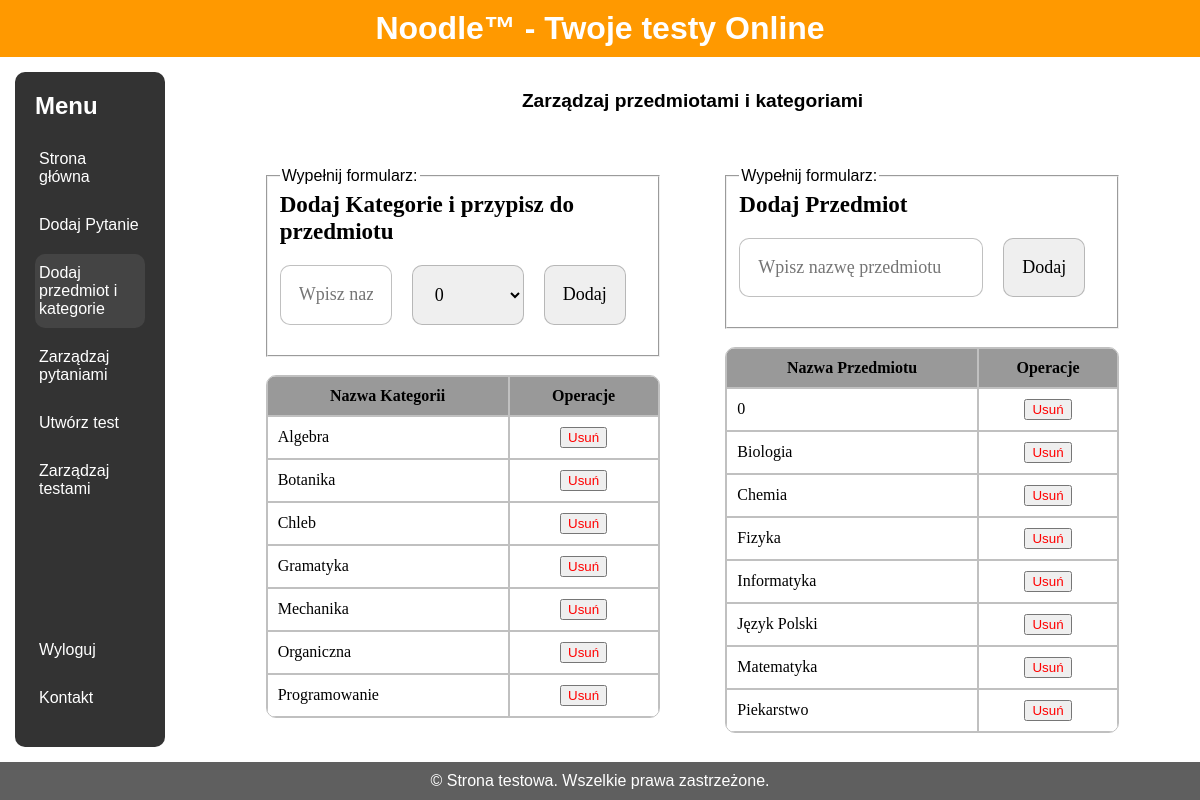
Screenshot of /Strona/html/panel_nauczyciela/dodaj_kat.php (signed in) with the database file from the repository.
### tables this page shows
CREATE TABLE `kategoria` (
  `id` int(11) NOT NULL,
  `nazwa` varchar(40) NOT NULL
);

CREATE TABLE `przedmioty` (
  `id` int(11) NOT NULL,
  `nazwa` varchar(30) NOT NULL
);

### Strona/html/panel_nauczyciela/dodaj_kat.php (the view, shortened to what this page needs)
<!DOCTYPE html>
<html lang="en">
<head>
	<link rel="stylesheet" href="../styles.css">
</head>
<body>
	<?php
		$servername = "localhost";
		$username = "root";
		$password = "";
		$dbname = "baza";
		$conn = new mysqli($servername, $username, $password, $dbname);
	?>
	<div class="wrapper">
		<div class="header-content" id="head">
      		<h1>Noodle™ - Twoje testy Online</h1>
    		</div>
    		<div class="container">
      		<div class="sidebar" id="menu">
        		<ul>
				<h2>Menu</h2>
				<li><a href="strona_glowna.php" >Strona główna</a></li>
        <li><a href="dodaj.php">Dodaj Pytanie</a></li>
        <li><a href="dodaj_kat.php " class="aktualna-strona">Dodaj przedmiot i kategorie</a></li>
        <li><a href="zarz_pyt.php">Zarządzaj pytaniami</a></li>
        <li><a href="utworz_test.php">Utwórz test</a></li>
        <li><a href="zarz_testami.php">Zarządzaj testami</a></li>
        		</ul>
			<ul>
				<li>
    				<a href="../logowanie/logout.php">Wyloguj</a>
				</li>
				<li>
					<a href="../kontakt.php">Kontakt</a>
				</li>
			</ul>
      		</div>
			<div class="main-content" id="main">
				<div class="haslo" style="justify-content: flex-start;">
					<p style="margin-bottom:1em">Zarządzaj przedmiotami i kategoriami</p>
					<br><br>
					<div class="kat" style="display: flex;min-width:80%;justify-content:space-evenly">
					<div style="max-width:40%">
					<fieldset>
						<legend>Wypełnij formularz:</legend>
						<form action="" method="POST" class="zarzadzaj">
							<p class="mid-width" style="grid-column: 1 / 7;">Dodaj Kategorie i przypisz do przedmiotu</p>
							<input type="text" name="category_name" placeholder="Wpisz nazwę kategorii" style="grid-column: 1 / 3;" >
							<select name="subject_select" style="grid-column: 3 / 5;" required>
								<?php
									$selected = isset($_GET['przedmiot']) ? $_GET['przedmiot'] : '0';
									$sql = "SELECT * FROM przedmioty";
									$result = $conn->query($sql);
									if ($result->num_rows > 0) {
										while($row = $result->fetch_assoc()) {
											echo '<option value="' . $row['nazwa'] . '" ' . ($selected == $row['nazwa'] ? 'selected' : '') . '>' . $row['nazwa'] . '</option>';
										}
									} else {
										echo '<option value="">Brak przedmiotów</option>';
									}
								?>
							</select>
							<input type="submit"  name="category_add" style="grid-column: 5 / 6;" value="Dodaj">
						</form>
					</fieldset>
					<br>
					<div class="pytania" style="width: 100%;">
						<table>
							<tbody>
								<tr>
									<th class="szerokie">Nazwa Kategorii</th>
									<th colspan="2">Operacje</th>
								</tr>
                                <?php
                                    $sql = "SELECT kategoria.id, kategoria.nazwa AS kategoria
									FROM kategoria;";
                                    $result = $conn->query($sql);
                                    if ($result->num_rows > 0) {
                                        while($row = $result->fetch_assoc()) {
                                            echo '
                                            <tr>
                                                <td>' . $row['kategoria'] . '</td>
												<form method="POST" class="zarzadzaj">
													<input type="hidden" name="category_id" value="'.$row['id'].'">
													<td style="text-align:center;">
														<button type="submit" name="delete_category" class="delete" style="color: red;">Usuń</button>
													</td>
												</form>
                                            </form></td>
                                            </tr>';
                                        }
                                    }
                                    else {
                                        echo '<tr><td colspan="7">Brak pytań do wyświetlenia.</td></tr>';
                                    }
                                ?>
							</tbody>
						</table>
					</div>
					</div>
					<div style="max-width:40%">
					<fieldset>
						<legend>Wypełnij formularz:</legend>
						<form action="" method="POST" class="zarzadzaj">
							<p class="mid-width" style="grid-column: 1 / 7;">Dodaj Przedmiot</p>
							<input type="text" id="subject_name" name="subject_name" placeholder="Wpisz nazwę przedmiotu" style="grid-column: 1 / 5;" >
							<input type="submit" name="subject_add" style="grid-column: 5 / 6;" value="Dodaj">
						</form>
					</fieldset>
					<br>
					<div class="pytania" style="width: 100%;">
						<table>
							<tbody>
								<tr>
									<th class="szerokie">Nazwa Przedmiotu</th>
									<th colspan="2">Operacje</th>
								</tr>
                                <?php
                                    $sql = "SELECT przedmioty.id, przedmioty.nazwa AS przedmiot
											FROM przedmioty";
                                    $result = $conn->query($sql);
                                    if ($result->num_rows > 0) {
                                        while($row = $result->fetch_assoc()) {
                                            echo '
                                            <tr>
                                                <td>' . $row['przedmiot'] . '</td>
												<form method="POST" class="zarzadzaj">
													<input type="hidden" name="subject_id" value="'.$row['id'].'">
													<td style="text-align:center;">
														<button type="submit" name="delete_subject" class="delete" style="color: red;">Usuń</button>
													</td>
												</form>
                                            </form></td>
                                            </tr>';
                                        }
                                    }
                                    else {
                                        echo '<tr><td colspan="7">Brak przedmiotów do wyświetlenia.</td></tr>';
                                    }
                                ?>
							</tbody>
						</table>
					</div>
					</div>
					</div>
				</div>
			</div>
    	</div>
		<div class="footer" id="stopka">
			<p>&copy; Strona testowa. Wszelkie prawa zastrzeżone.</p>
		</div>
	</div>
</body>
</html>

### Strona/html/styles.css (style rules this page uses)
* { box-sizing: border-box; margin: 0; }
body { font-family: Arial, sans-serif; display: flex; min-height: 100vh; flex-direction: column; }
.header-content { background-color: #ff9900; color: #fff; padding: 10px 0; text-align: center; position: sticky; width: 100%; top: 0; z-index: 1000; }
.header-content h1 { margin: 0; }
.wrapper { flex: 1; display: flex; flex-direction: column; }
.container { display: flex; flex: 1; align-items: flex-start; }
.sidebar { display: flex; flex-direction: column; background-color: #333; color: #fff; position: sticky; width: 12%; min-width: 150px; padding: 20px; margin: 15px; margin-right: 20px; border-radius: 10px; top: 0px; left: 0; height: auto; z-index: 900; overflow-y: auto; justify-content: space-between; }
.sidebar h2 { margin-bottom: 20px; }
.sidebar ul { list-style-type: none; padding: 0; margin-bottom: 0; }
.sidebar ul li { margin-bottom: 10px; }
.sidebar ul li a { color: #fff; text-decoration: none; display: block; padding: 10px 4px; }
.aktualna-strona { background-color: #444; border-radius: 10px; }
.main-content { display: flex; flex: 1; flex-direction: column; justify-content: center; padding: 15px; flex-wrap: wrap; }
.footer { background-color: #5f5f5f; color: #fff; text-align: center; padding: 10px 0; }
form { display: grid; grid-template-columns: 1fr 1fr; gap: 20px; margin-bottom: 20px; font-family: calibri; font-size: larger; }
.haslo { display: flex; align-items: center; justify-content: center; min-width: 300px; flex-direction: column; }
.haslo > p { font-weight: bold; font-size: larger; }
input,textarea { padding: 1em; font-family: calibri; width: 100%; font-size: large; border: 1px solid #70707070; resize: vertical; border-radius:10px; }
table { position: relative; border-spacing: 0; font-family: calibri; z-index: 2; border: solid 1px #70707070; border-radius: 10px; overflow: hidden; }
td, th { padding: 10px; border: solid 1px #70707070; background-clip: padding-box; }
td { background-color: white; }
th { background-color: #999; }
.pytania { width: 80%; display: flex; align-items: center; justify-content: center; min-width: 300px; flex-direction: column; }
.pytania > table { width: 100%; }
.zarzadzaj { display: grid; grid-template-columns: 1fr 1fr 1fr 1fr 1fr; gap: 20px; margin-bottom: 20px; font-family: calibri; font-size: larger; }
.zarzadzaj > .mid-width { position: relative; height: 100%; font-weight: bolder; font-size: larger; }
select { padding: 1em; font-family: calibri; width: 100%; font-size: large; border: 1px solid #70707070; resize: vertical; border-radius: 10px; }

### rows the page displays
kategoria: nazwa "Algebra"
kategoria: nazwa "Botanika"
kategoria: nazwa "Chleb"
kategoria: nazwa "Gramatyka"
kategoria: nazwa "Mechanika"
kategoria: nazwa "Organiczna"
kategoria: nazwa "Programowanie"
przedmioty: nazwa "0"
przedmioty: nazwa "Biologia"
przedmioty: nazwa "Chemia"
przedmioty: nazwa "Fizyka"
przedmioty: nazwa "Informatyka"
przedmioty: nazwa "Język Polski"
przedmioty: nazwa "Matematyka"
przedmioty: nazwa "Piekarstwo"

### other values shown
form field subject_select "0"
